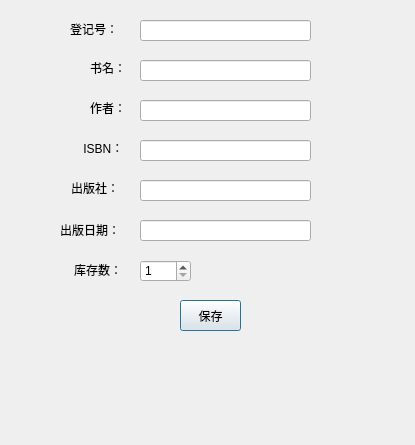
<?xml version="1.0" encoding="UTF-8"?>
<ui version="4.0">
 <class>CreateItem</class>
 <widget class="QDialog" name="CreateItem">
  <property name="geometry">
   <rect>
    <x>0</x>
    <y>0</y>
    <width>415</width>
    <height>445</height>
   </rect>
  </property>
  <property name="windowTitle">
   <string>Dialog</string>
  </property>
  <widget class="QLabel" name="label">
   <property name="geometry">
    <rect>
     <x>70</x>
     <y>21</y>
     <width>60</width>
     <height>16</height>
    </rect>
   </property>
   <property name="text">
    <string>登记号：</string>
   </property>
  </widget>
  <widget class="QLineEdit" name="RegNumEdit">
   <property name="geometry">
    <rect>
     <x>140</x>
     <y>20</y>
     <width>171</width>
     <height>21</height>
    </rect>
   </property>
  </widget>
  <widget class="QPushButton" name="SaveButton">
   <property name="geometry">
    <rect>
     <x>180</x>
     <y>300</y>
     <width>61</width>
     <height>31</height>
    </rect>
   </property>
   <property name="text">
    <string>保存</string>
   </property>
  </widget>
  <widget class="QLineEdit" name="PubHouseEdit">
   <property name="geometry">
    <rect>
     <x>140</x>
     <y>180</y>
     <width>171</width>
     <height>21</height>
    </rect>
   </property>
  </widget>
  <widget class="QLabel" name="label_2">
   <property name="geometry">
    <rect>
     <x>90</x>
     <y>60</y>
     <width>45</width>
     <height>16</height>
    </rect>
   </property>
   <property name="text">
    <string>书名：</string>
   </property>
  </widget>
  <widget class="QLabel" name="label_5">
   <property name="geometry">
    <rect>
     <x>71</x>
     <y>180</y>
     <width>60</width>
     <height>16</height>
    </rect>
   </property>
   <property name="text">
    <string>出版社：</string>
   </property>
  </widget>
  <widget class="QLineEdit" name="ISBNEdit">
   <property name="geometry">
    <rect>
     <x>140</x>
     <y>140</y>
     <width>171</width>
     <height>21</height>
    </rect>
   </property>
  </widget>
  <widget class="QLineEdit" name="AuthorEdit">
   <property name="geometry">
    <rect>
     <x>140</x>
     <y>100</y>
     <width>171</width>
     <height>21</height>
    </rect>
   </property>
  </widget>
  <widget class="QLabel" name="label_6">
   <property name="geometry">
    <rect>
     <x>60</x>
     <y>220</y>
     <width>81</width>
     <height>20</height>
    </rect>
   </property>
   <property name="text">
    <string>出版日期：</string>
   </property>
  </widget>
  <widget class="QLineEdit" name="BookNameEdit">
   <property name="geometry">
    <rect>
     <x>140</x>
     <y>60</y>
     <width>171</width>
     <height>21</height>
    </rect>
   </property>
  </widget>
  <widget class="QLabel" name="label_3">
   <property name="geometry">
    <rect>
     <x>90</x>
     <y>100</y>
     <width>60</width>
     <height>16</height>
    </rect>
   </property>
   <property name="text">
    <string>作者：</string>
   </property>
  </widget>
  <widget class="QLineEdit" name="PubDateEdit">
   <property name="geometry">
    <rect>
     <x>140</x>
     <y>220</y>
     <width>171</width>
     <height>21</height>
    </rect>
   </property>
  </widget>
  <widget class="QLabel" name="label_4">
   <property name="geometry">
    <rect>
     <x>80</x>
     <y>140</y>
     <width>60</width>
     <height>16</height>
    </rect>
   </property>
   <property name="text">
    <string> ISBN：</string>
   </property>
  </widget>
  <widget class="QLabel" name="label_7">
   <property name="geometry">
    <rect>
     <x>74</x>
     <y>260</y>
     <width>61</width>
     <height>20</height>
    </rect>
   </property>
   <property name="text">
    <string>库存数：</string>
   </property>
  </widget>
  <widget class="QSpinBox" name="InventoryEdit">
   <property name="geometry">
    <rect>
     <x>140</x>
     <y>260</y>
     <width>51</width>
     <height>22</height>
    </rect>
   </property>
   <property name="minimum">
    <number>1</number>
   </property>
  </widget>
 </widget>
 <tabstops>
  <tabstop>RegNumEdit</tabstop>
  <tabstop>BookNameEdit</tabstop>
  <tabstop>AuthorEdit</tabstop>
  <tabstop>ISBNEdit</tabstop>
  <tabstop>PubHouseEdit</tabstop>
  <tabstop>PubDateEdit</tabstop>
  <tabstop>SaveButton</tabstop>
 </tabstops>
 <resources/>
 <connections/>
</ui>
